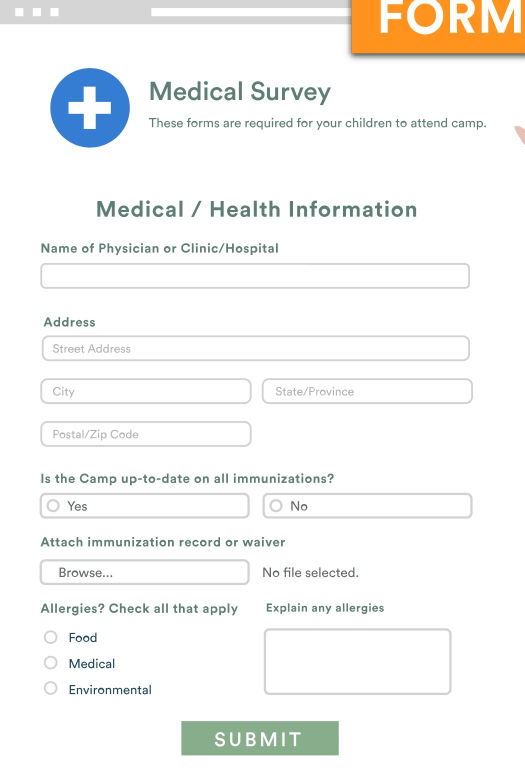
#> input picture OCR/query.jpg, 1049 x 1549 px, found by its file name (shown at 1/2 size)
$ python form.py
#> lines starting #> are read from the running program, lines starting #| are printed output that depends on the picture
import cv2
import numpy as np
import pytesseract
import os
import json
import math
from dotenv import load_dotenv
load_dotenv('../.env')
pytesseract.pytesseract.tesseract_cmd = os.getenv('TESERRACT_EXE_PATH')

per = 25
pixelThres = 0.3


class FormData:
    roi = []

    def __init__(self, formName=''):
#> called with formName = 'form1'
        with open('OCR\\form_dict.txt', 'r') as f:
#> (reads OCR/form_dict.txt from the repository)
            dic = json.load(f)
            f.close()
        self.roi = dic[formName]

    def getFormData(self):
        imgQ = cv2.imread('OCR\\query.jpg')
#> imgQ is the input picture: shape (1549, 1049, 3); mean B, G, R 243.9, 245.6, 245.6
        h, w, c = imgQ.shape
#> h = 1549; w = 1049; c = 3
        orb = cv2.ORB_create(1000)
        kp1, des1 = orb.detectAndCompute(imgQ, None)
#> kp1 = 1000 keypoints; strongest (x, y, size): (239, 1379, 31), (289, 1384, 31), (231, 1379, 31), (216, 1332, 31)
        img = cv2.imread('OCR/user_form'+"/"+'query.jpg')
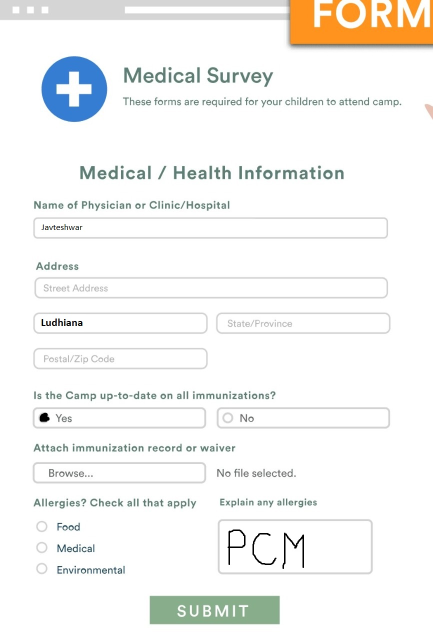
#> input picture OCR/user_form/query.jpg, 866 x 1280 px, found by its file name (shown at 1/2 size)
#> img is the input picture: shape (1280, 866, 3); mean B, G, R 243.2, 245, 244.9
        kp2, des2 = orb.detectAndCompute(img, None)
#> kp2 = 1000 keypoints; strongest (x, y, size): (160, 645, 31), (137, 645, 31), (93, 456, 31), (109, 647, 31)
        bf = cv2.BFMatcher(cv2.NORM_HAMMING)
        matches = bf.match(des2, des1)
#> matches = 1000 matches
        matches = sorted(matches, key=lambda x: x.distance)
        good = matches[:int(len(matches)*(per/100))]
#> good = 250 matches
        imgmatch = cv2.drawMatches(img, kp2, imgQ, kp1, good, None, flags=2)
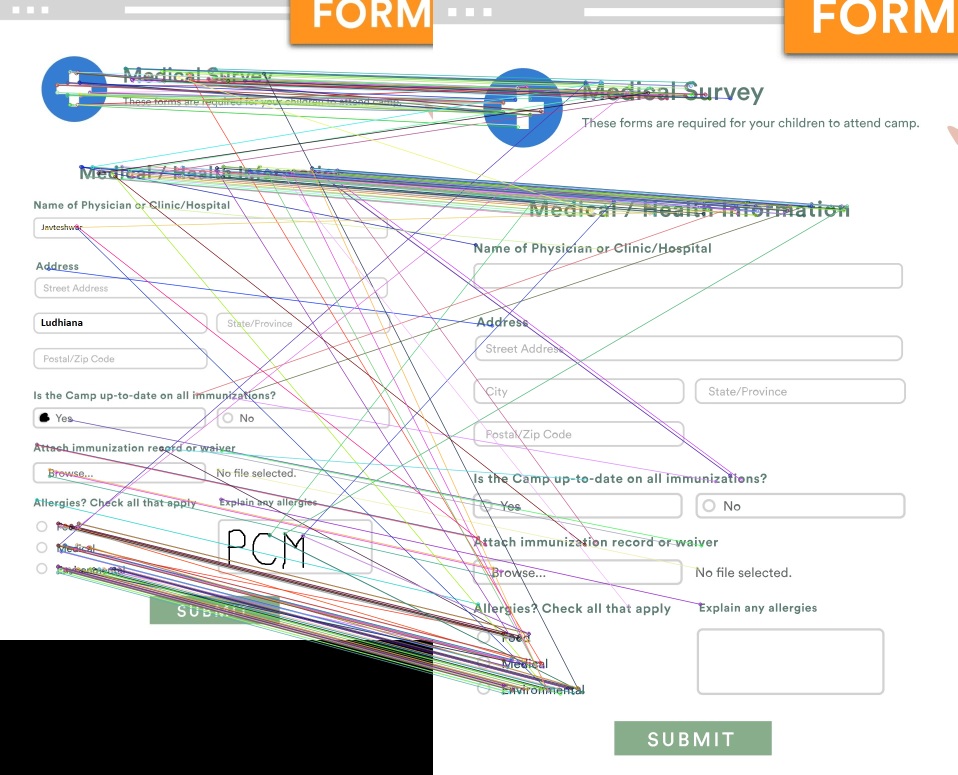
#> imgmatch: shape (1549, 1915, 3) (shown at 1/2 size); mean B, G, R 217.5, 218.9, 219.4

        srcpoints = np.float32(
            [kp2[m.queryIdx].pt for m in good]).reshape(-1, 1, 2)
#> srcpoints = 250 rows, first 8: [180.4, 184.6], [155.5, 209.4], [358.3, 352.3], [674.8, 340.4], [656.9, 340.4], [164.2, 334.4], [114, 184.6], [179.2, 169.2]
        dstpoints = np.float32(
            [kp1[m.trainIdx].pt for m in good]).reshape(-1, 1, 2)
#> dstpoints = 250 rows, first 8: [186.6, 174.2], [139.3, 223.9], [433.6, 426.4], [817, 412.1], [795.5, 412.1], [197.1, 404.9], [139.3, 223.9], [137.4, 223.9]

        M, _ = cv2.findHomography(srcpoints, dstpoints, cv2.RANSAC, 5.0)
#> M = [[1.21, -0.000419, 0.468], [-0.000471, 1.21, 0.583], [-8.65e-07, -7.91e-07, 1]]
        imgScan = cv2.warpPerspective(img, M, (w, h))
        # imgScan=cv2.resize(imgScan,(w//2,h//2))
        # cv2.imshow(y,imgScan)

        imgShow = imgScan.copy()
        imgMask = np.zeros_like(imgShow)

        myData = []
        # print(f'#####Extracting data from form {j}#####')

        jsonRes = {}
        for x, r in enumerate(self.roi):
            cv2.rectangle(imgMask, (r[0][0], r[0][1]),
                          (r[1][0], r[1][1]), (0, 255, 0), cv2.FILLED)
            imgShow = cv2.addWeighted(imgShow, 0.99, imgMask, 0.1, 0)

            imgCrop = imgScan[r[0][1]:r[1][1], r[0][0]:r[1][0]]

            if r[2] == 'text':
                s = pytesseract.image_to_string(imgCrop)
                s = s.replace('\n', '')
                s = s.strip()
                s = s.replace('\x0c', '')
                print(f'{r[3]}:{s}')
                myData.append(s)
                jsonRes[r[3]] = s
            if r[2] == 'box':
                imgGray = cv2.cvtColor(imgCrop, cv2.COLOR_BGR2GRAY)
                imgThresh = cv2.threshold(
                    imgGray, 170, 255, cv2.THRESH_BINARY_INV)[1]
                totalPixels = cv2.countNonZero(imgThresh)
                total_area = (r[1][1]-r[0][1])*(r[1][0]-r[0][0])
                math.sqrt(total_area)
                print(total_area)
                print(totalPixels)
                if totalPixels/total_area > pixelThres:
                    totalPixels = 1
                else:
                    totalPixels = 0
                print(f'{r[3]}:{totalPixels}')
                myData.append(totalPixels)
                jsonRes[r[3]] = totalPixels
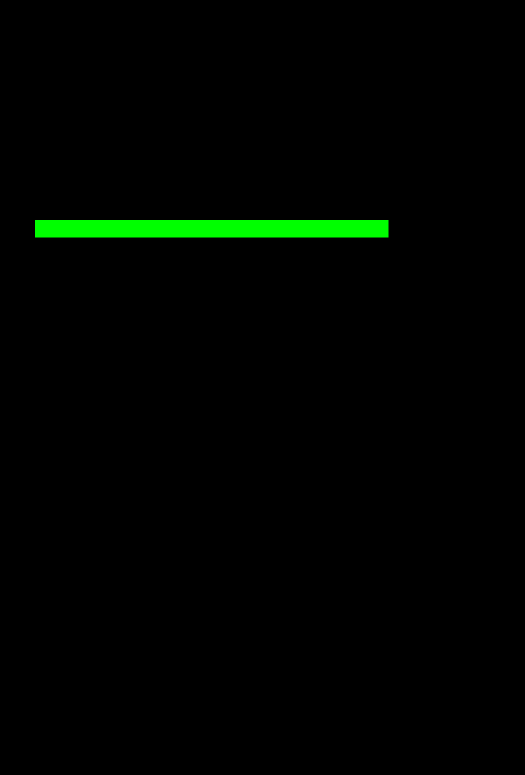
#> imgMask: shape (1549, 1049, 3) (shown at 1/2 size); mean B, G, R 0, 3.9, 0
#> after the loop, jsonRes = 0 items; myData = []
        return jsonRes
        """ print(jsonRes)
        imgShow = cv2.resize(imgShow, (w//2, h//2))
        cv2.imshow("2", imgShow)
        imgQ = cv2.resize(imgQ, (w//2, h//2))
        cv2.waitKey(0) """


if __name__ == '__main__':
    obj = FormData('form1')
    obj.getFormData()
#> (the call stopped at in getFormData, `s = pytesseract.image_to_string(imgCrop)`: pytesseract is not available in this run)
""" path = 'user_form'

mylist = os.listdir(path)
for j, y in enumerate(mylist): """
